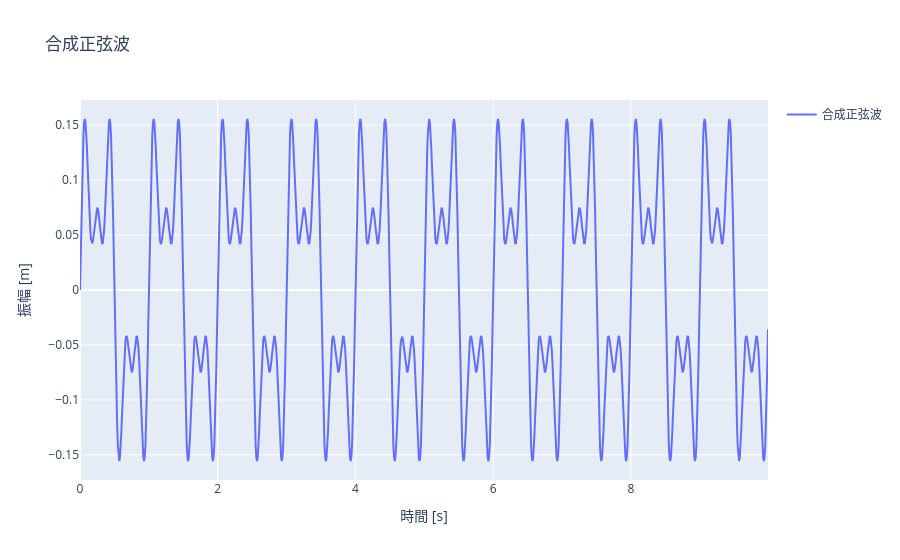

Write notebook code for a chart like this one.
### Markdown cell above
### 4.1.2 合成正弦波

### Code cell
# 正弦波#4 = #1 + #2 + #3
sin_wave4 = sin_wave1 + sin_wave2 + sin_wave3

# プロット
fig = go.Figure()
fig.add_trace(go.Scatter(x=time_series, y=sin_wave4, name='合成正弦波'))
fig.update_layout(showlegend=True, title='合成正弦波', xaxis_title='時間 [s]', yaxis_title='振幅 [m]')
fig.show()

### Figure 1 — Plotly figure (JSON) as saved in the notebook; plotly's stock layout.template omitted (floating-point values rounded to 4 significant figures; data arrays with more than 128 entries replaced by an {"elided": "..."} marker saying what was removed)
{"data": [{"name": "合成正弦波", "type": "scatter", "x": {"elided": "1000 float values"}, "y": {"elided": "1000 float values"}}], "layout": {"showlegend": true, "title": {"text": "合成正弦波"}, "xaxis": {"title": {"text": "時間 [s]"}}, "yaxis": {"title": {"text": "振幅 [m]"}}}}
